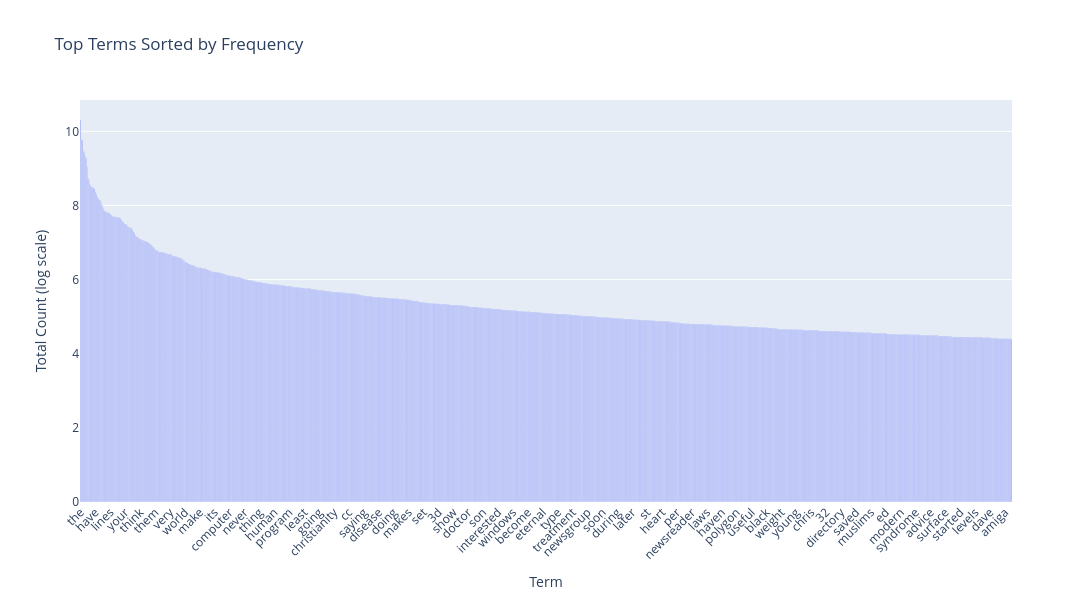

Source (notebook cell):
### Markdown cell above
### >>> **Exercise 15 (take home):** 
You can copy the code from the previous exercise and change the 'term_frequencies' variable for the 'term_frequencies_log', comment about the differences that you observe and talk about other possible insights that we can get from a log distribution.

### Code cell
# Answer here
terms = count_vect.get_feature_names_out()

# Build DataFrame
df = pd.DataFrame({"Term": terms, "Frequency": term_frequencies_log})

# Sort by frequency (descending)
df_sorted = df.sort_values(by="Frequency", ascending=False)

# Pick top 300
df_top = df_sorted.head(1000)

# Plot
fig = px.bar(df_top, x="Term", y="Frequency", 
             title="Top Terms Sorted by Frequency",
             labels={"Frequency": "Total Count (log scale)"})
fig.update_layout(xaxis_tickangle=-45, height=600, width=1200)
fig.show()

### Figure 1 — Plotly figure (JSON) as saved in the notebook; plotly's stock layout.template omitted (floating-point values rounded to 4 significant figures; data arrays with more than 128 entries replaced by an {"elided": "..."} marker saying what was removed)
{"data": [{"hovertemplate": "Term=%{x}<br>Total Count (log scale)=%{y}<extra></extra>", "legendgroup": "", "marker": {"color": "#636efa", "pattern": {"shape": ""}}, "name": "", "orientation": "v", "showlegend": false, "textposition": "auto", "type": "bar", "x": {"elided": "1000 str values"}, "xaxis": "x", "y": {"elided": "1000 float values"}, "yaxis": "y"}], "layout": {"barmode": "relative", "height": 600, "legend": {"tracegroupgap": 0}, "title": {"text": "Top Terms Sorted by Frequency"}, "width": 1200, "xaxis": {"anchor": "y", "domain": [0, 1], "tickangle": -45, "title": {"text": "Term"}}, "yaxis": {"anchor": "x", "domain": [0, 1], "title": {"text": "Total Count (log scale)"}}}}
